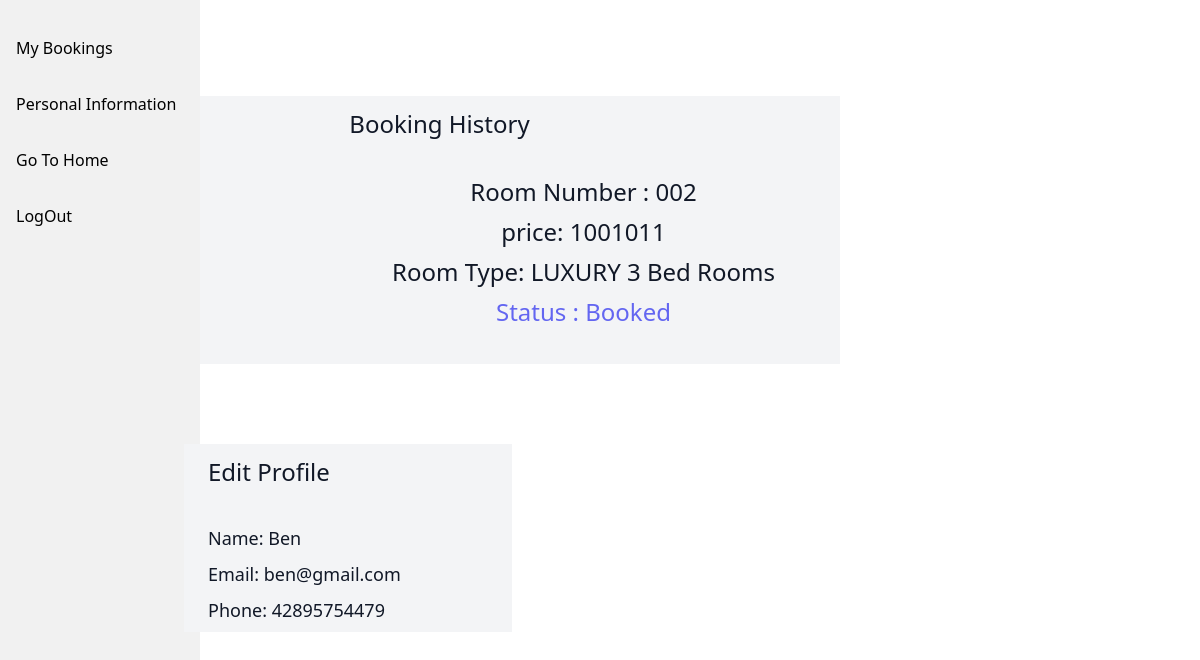
/intro1/profile (signed in), run on the app's committed database.
### website1/models.py (models this page shows, shortened)
class Rooms(models.Model):
    CATEGORY = (
        ('DELUXE','DELUXE'),('LUXURY','LUXURY'),('PREMIUM','PREMIUM')
    )
    room_id = models.AutoField(primary_key=True)
    Room_No = models.CharField(max_length=50,unique=True)
    Room_Type = models.CharField(max_length=50,choices=CATEGORY)
    Room_Price = models.CharField(max_length=50)
    capacity = models.IntegerField(default=3)
    def __str__(self):
        return self.Room_No

class Booking(models.Model):
    status = models.CharField(max_length=50,choices=(('Booked','Booked'),('Not Booked','Not Booked')),default='Not Booked')
    book_id = models.AutoField(primary_key=True)
    Customer_Name = models.ForeignKey(User,on_delete=models.SET_NULL,null=True)
    Room_No = models.ForeignKey(Rooms,on_delete=models.SET_NULL,null=True)

### website1/decorators.py (the view)
    def wrapper_func(request,*args,**kwargs):
        if request.user.is_authenticated:
            return view_func(request,*args,**kwargs)
        else:
            return redirect('login')

### website1/Templates/profile.html (shortened to what this page needs)
<html>
    <link rel="stylesheet" href="https://rsms.me/inter/inter.css">
    <script src="https://cdn.tailwindcss.com"></script>
    <link rel="stylesheet" href="https://cdn.jsdelivr.net/npm/tailwindcss/dist/tailwind.min.css">
    <link rel="stylesheet" href="https://rsms.me/inter/inter.css">
<body>
<div class="sidebar">
    <a href="#req">My Bookings</a>
    <a href="#info">Personal Information</a>
    <a href="{% url 'intro'  %}">Go To Home</a>
    <a href="{% url 'logout'  %}" onclick="return confirm('Are u sure want to log out?')">LogOut</a>
</div>
<section class="text-gray-600 body-font">
  <div class="container px-5 py-24  flex flex-wrap">
    <div class="lg:w-2/3 mx-auto">
      <div class="flex flex-wrap w-full bg-gray-100 py-26 px-10 pb-9  items-center text-center">
        <div class="ml-6">
        <h1 class="text-2xl text-gray-900 font-medium title-font mb-9 start-9 mt-3">Booking History</h1>
        <div class="text-center relative z-10 w-full left-36">
          <h2 class="text-2xl text-gray-900 font-medium title-font mb-2">Room Number : {{bookings_room}}</h2>
          <p class="text-2xl text-gray-900 font-medium title-font mb-2">price: {{room_price}}</p>
          <p class="text-2xl text-gray-900 font-medium title-font mb-2">Room Type: {{room_type}} {{room_capacity}} Bed Rooms</p>
          <a class="mt-3 text-indigo-500 text-2xl text-gray-900 font-medium title-font mb-2">Status : {{bookings_status}}
          </a>
        </div>
      </div>
      </div>
      <div class="flex flex-wrap w-1/2 bg-gray-100 py-26  relative mt-20">
        <div class="ml-6 ">
        <h1 class="text-2xl text-gray-900 font-medium title-font mb-9 start-9 mt-3">Edit Profile</h1>
        <div class="text-center relative z-10 w-full justify-items-start">
          <h2 class="text-lg text-gray-900 font-medium title-font mb-2">Name: {{name}}</h2>
          <h2 class="text-lg text-gray-900 font-medium title-font mb-2">Email: {{email}}</h2>
          <h2 class="text-lg text-gray-900 font-medium title-font mb-2">Phone: {{phone}}</h2>
        </div>
      </div>
    </div>
  </div>
</section>
</body>
</html>

### website1/Templates/profile.html (style rules this page uses)
.sidebar { background-color: #f1f1f1; height: 100%; width: 200px; position: fixed; top: 0; left: 0; overflow-x: hidden; padding-top: 20px; }
.sidebar a { display: block; color: #000; padding: 16px; text-decoration: none; }
h2 { margin-left: 200px; }

### data on the page
Rooms: Room_No "002", Room_Price "1001011", Room_Type "LUXURY"
Booking: status "Booked"

### other printed values
{{ room_capacity }} "3"
{{ name }} "Ben"
{{ email }} "ben@gmail.com"
{{ phone }} "42895754479"
